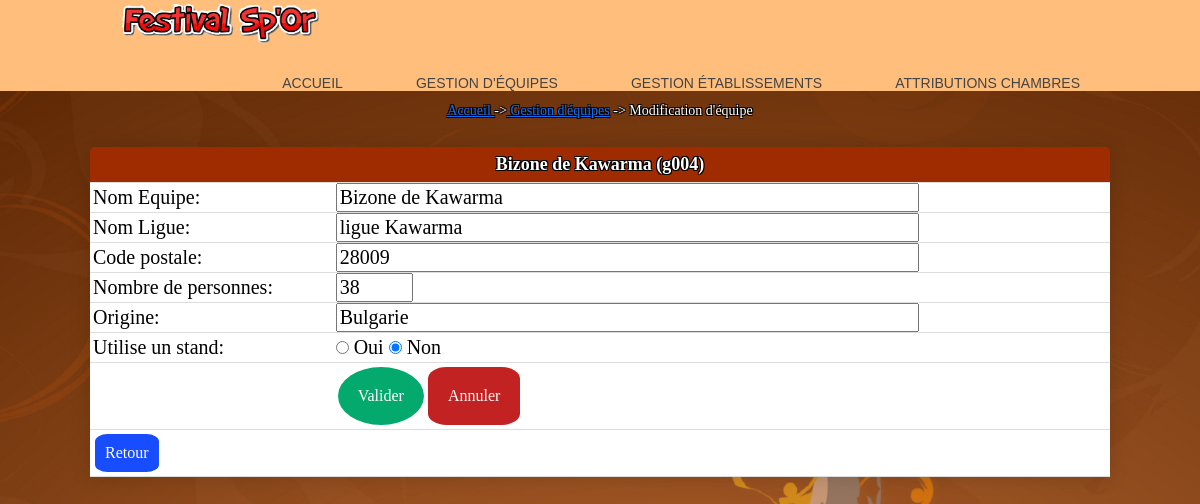
/modificationEquipe.php?action=demanderModifEqu&id=g004, run on the app's committed database.
### tables this page shows
create table Groupe
(
	id char(4) not null, 
	nom varchar(40) not null, 
	identiteResponsable varchar(40) not null,
	adressePostale varchar(120) not null,
	nombrePersonnes integer not null, 
	nomPays varchar(40) not null, 
	hebergement char(1) not null,
	stand boolean not null,
	constraint pk_Groupe primary key(id)
);

### _gestionBase.inc.php (called while the page is built, shortened)
<?php
   $hote="localhost";
   $login="root";
   $mdp="";
   try{
      $connexion = new PDO("mysql:host=$hote;dbname=festival", $login, $mdp);
      $connexion->exec("set names utf8");
      return $connexion;
   }
   catch(PDOException $e){
      echo "Erreur :" . $e->getMessage();
      die();
   }
function obtenirDetailEquipe($connexion, $id)
{
   $req="SELECT * from Groupe where id='$id'";
   $rsEtab=$connexion->query($req);
   return $rsEtab->fetchAll();
}
?>

### modificationEquipe.php (the view, shortened to what this page needs)
<?php
include("_debut.inc.php");
include("_gestionBase.inc.php");
echo "<br><p align='center' class='textArianne'><a  href = 'index.php'> Accueil </a> -><A href='gestionEquipe.php'> Gestion d'équipes</a> -> Modification d'équipe </p> <br>";
$action=$_REQUEST['action'];
$id=$_REQUEST['id'];
if ($action=='demanderModifEqu')
{
   $lgEqu=obtenirDetailEquipe($connexion, $id);
   foreach ($lgEqu as $row) {
      $nom=$row['nom'];
      $identiteResponsable=$row['identiteResponsable'];
      $adressePostale=$row['adressePostale'];
      $nombrePersonnes=$row['nombrePersonnes'];
      $nomPays=$row['nomPays'];
      $stand=$row['stand'];
   }
}
echo "
<form method='POST' action='modificationEquipe.php?'>
   <input type='hidden' value='validerModifEqu' name='action'>
   <table width='85%' cellspacing='0' cellpadding='0' align='center'
   class='content-table'>
      <thead>
      <tr>
         <th colspan='3'>".$nom." (".$id.")</th>
      </tr>
      </thead>
      <tr>
         <th><input type='hidden' value=".$id." name='id'></th>
      </tr>
";
      echo '
      <tr>
         <td> Nom Equipe: </td>
         <td><input type="text" value="'.$nom.'" name="nom" size="50"
         maxlength="45" required></td>
      </tr>
      <tr>
         <td> Nom Ligue: </td>
         <td><input type="text" value="'.$identiteResponsable.'" name="identiteResponsable" size="50"
         maxlength="45" required></td>
      </tr>
      <tr>
         <td> Code postale: </td>
         <td><input type="text" value="'.$adressePostale.'" name="adressePostale" size="50"
         maxlength="45" required></td>
      </tr>
      <tr>
         <td> Nombre de personnes: </td>
         <td><input type="text" value="'.$nombrePersonnes.'" name="nombrePersonnes"
         size="4" maxlength="4" required></td>
      </tr>
      <tr>
         <td> Origine: </td>
         <td><input type="text" value="'.$nomPays.'" name="nomPays"
         size="50" maxlength="50" required></td>
      </tr>';
      echo'
      <tr>
         <td> Utilise un stand: </td>
         <td>';
            if ($stand==1)
            {
               echo "
               <input type='radio' name='stand' value='1' checked >
               Oui
               <input type='radio' name='stand' value='0' >  Non";
             }
             else
             {
                echo "
                <input type='radio' name='stand' value='1'>
                Oui
                <input type='radio' name='stand' value='0' checked> Non";
              }
              echo'
           </td>
         </tr>
      <tr>
         <td align="right">
         </td>
         <td align="left"><input class="buttonTab" type="submit" value="Valider" name="valider"><input class="buttonCréa" type="reset" value="Annuler" name="annuler">
         </td>
      </tr>
      <tr>
         <td colspan="2" align="center"><a class="buttonRetour" href="gestionEquipe.php">Retour</a>
         </td>
      </tr>
   </table>';
   echo "
</form>";
?>

### css/cssGeneral.css (style rules this page uses)
.buttonRetour { background-color: #184cff; border: none; color: rgb(255, 255, 255); padding: 10px; text-align: center; text-decoration: none; display: inline-block; font-size: 16px; margin: 4px 2px; border-radius: 20%; }
.buttonCréa { background-color: #c22222; border: none; color: rgb(255, 255, 255); padding: 20px; text-align: center; text-decoration: none; display: inline-block; font-size: 16px; margin: 4px 2px; border-radius: 20%; }
.buttonTab { background-color: #04AA6D; border: none; color: white; padding: 20px; text-align: center; text-decoration: none; display: inline-block; font-size: 16px; margin: 4px 2px; border-radius: 50%; }
.basePage { color:black; font:11px Arial, Helvetica, sans-serif; }
.textArianne { color:#FFFFFF; font:14px Georgia, "Times New Roman", Times, serif; text-shadow: -1px -1px 0 #000, 1px -1px 0 #000, -1px 1px 0 #000, 1px 1px 0 #000; }
td,tr { text-align: left; font:11px Arial, Helvetica, sans-serif; }
.content-table { border-radius: 5px 5px 0 0; overflow: hidden; box-shadow: 0 0 20px rgba(0, 0, 0, 0.15); }
.content-table thead tr { height:35px; font:18px Georgia, "Times New Roman", Times, serif; text-shadow: -1px -1px 0 #000, 1px -1px 0 #000, -1px 1px 0 #000, 1px 1px 0 #000; text-align:center; background-color: #9F2B00; color: #ffffff; }
.content-table td { background-color:#ffffff; height:30px; text-align:left; color:#000; font:20px Georgia, "Times New Roman", Times, serif; padding-left:3px; }
.content-table tbody tr { border-bottom: 1px solid #dddddd; }
.content-table tbody tr:nth-of-type(even) { background-color: #000; }

### css/fond.css (style rules this page uses)
body { background-image: url("../images/fond4.PNG"); background-size: cover; background-repeat: no-repeat; background-attachment: fixed; }

### data on the page
groupe: nom "Bizone de Kawarma", identiteResponsable "ligue Kawarma", adressePostale "28009", nombrePersonnes "38", nomPays "Bulgarie"

### other printed values
$id "g004"
